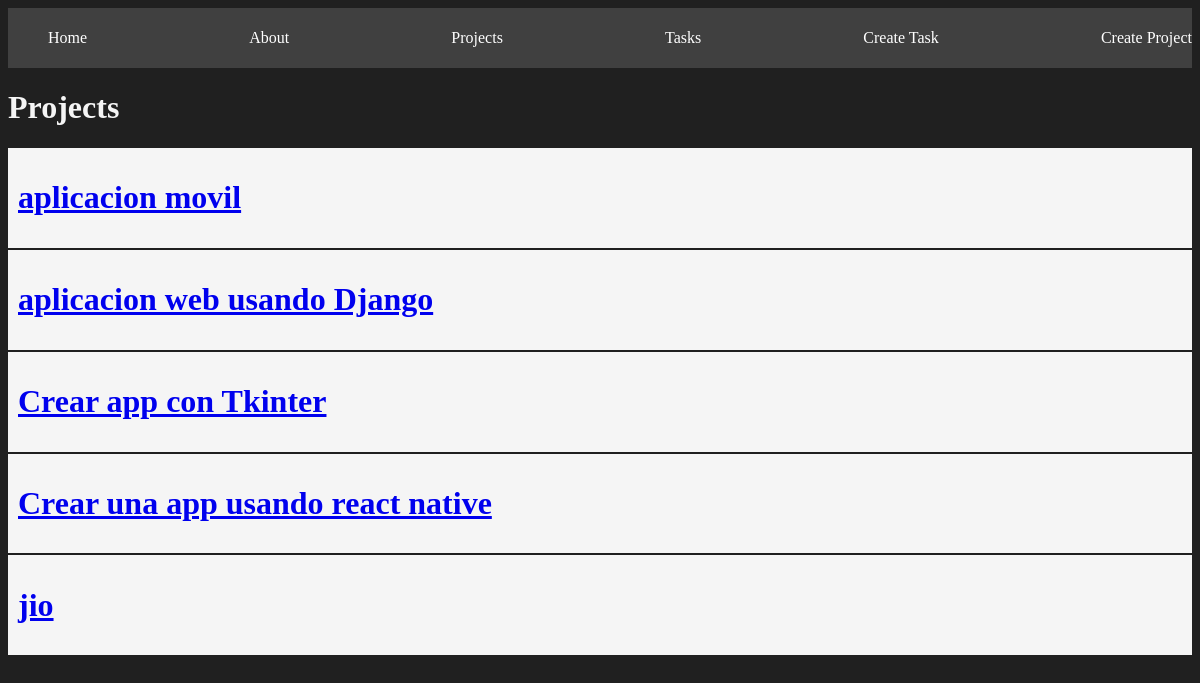
The page /projects/ on the database as committed earlier.
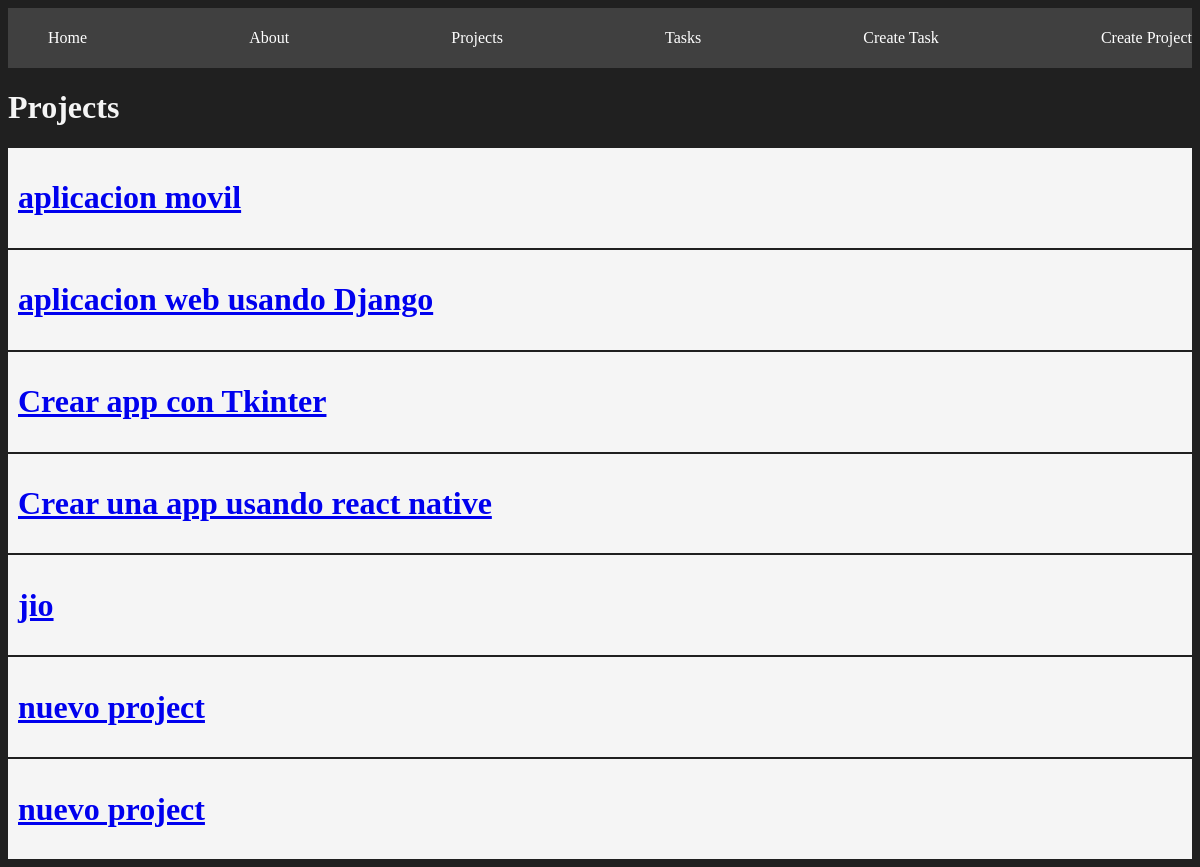
The same page on the database as committed later.
### myapp/models.py (models this page shows, shortened)
class Project(models.Model):
    name = models.CharField(max_length=200)

### myapp/views.py (the view)
# urls.py: path('projects/', views.projects, name="projects"),
def projects(request):
    projects  = Project.objects.all()
    return render(request, 'projects/projects.html', {
        'projects' : projects
    })

### myapp/templates/projects/projects.html
{% extends 'layouts/base.html' %}
{% block content %}
<h1>Projects</h1>
{% for project in projects %}
<div class="card">
    <a href="{% url 'projects_detail' project.id %}">
        <h1>{{ project.name }}</h1>
    </a>
</div>
{% endfor %}
{% endblock %}

Rows that differ between the two databases and show on the page:
added Project: name "nuevo project"
added Project: name "nuevo project"
